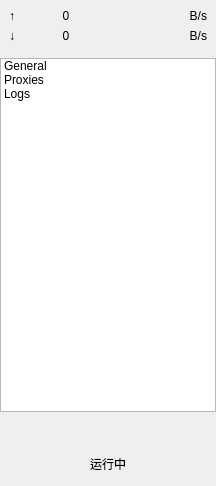
<?xml version="1.0" encoding="UTF-8"?>
<ui version="4.0">
 <class>ControlBar</class>
 <widget class="QWidget" name="ControlBar">
  <property name="geometry">
   <rect>
    <x>0</x>
    <y>0</y>
    <width>216</width>
    <height>486</height>
   </rect>
  </property>
  <property name="windowTitle">
   <string>Form</string>
  </property>
  <layout class="QVBoxLayout" name="verticalLayout">
   <property name="leftMargin">
    <number>0</number>
   </property>
   <property name="topMargin">
    <number>0</number>
   </property>
   <property name="rightMargin">
    <number>0</number>
   </property>
   <property name="bottomMargin">
    <number>0</number>
   </property>
   <item>
    <widget class="QWidget" name="gridWidget" native="true">
     <property name="sizePolicy">
      <sizepolicy hsizetype="Preferred" vsizetype="Fixed">
       <horstretch>0</horstretch>
       <verstretch>0</verstretch>
      </sizepolicy>
     </property>
     <layout class="QGridLayout" name="gridLayout">
      <item row="1" column="1">
       <widget class="QLabel" name="label_4">
        <property name="text">
         <string>0</string>
        </property>
        <property name="alignment">
         <set>Qt::AlignCenter</set>
        </property>
       </widget>
      </item>
      <item row="0" column="1">
       <widget class="QLabel" name="label_3">
        <property name="text">
         <string>0</string>
        </property>
        <property name="alignment">
         <set>Qt::AlignCenter</set>
        </property>
       </widget>
      </item>
      <item row="0" column="0">
       <widget class="QLabel" name="label">
        <property name="sizePolicy">
         <sizepolicy hsizetype="Fixed" vsizetype="Preferred">
          <horstretch>0</horstretch>
          <verstretch>0</verstretch>
         </sizepolicy>
        </property>
        <property name="text">
         <string>↑</string>
        </property>
       </widget>
      </item>
      <item row="1" column="0">
       <widget class="QLabel" name="label_2">
        <property name="sizePolicy">
         <sizepolicy hsizetype="Fixed" vsizetype="Preferred">
          <horstretch>0</horstretch>
          <verstretch>0</verstretch>
         </sizepolicy>
        </property>
        <property name="text">
         <string>↓</string>
        </property>
       </widget>
      </item>
      <item row="0" column="2">
       <widget class="QLabel" name="label_5">
        <property name="text">
         <string>B/s</string>
        </property>
        <property name="alignment">
         <set>Qt::AlignRight|Qt::AlignTrailing|Qt::AlignVCenter</set>
        </property>
       </widget>
      </item>
      <item row="1" column="2">
       <widget class="QLabel" name="label_6">
        <property name="text">
         <string>B/s</string>
        </property>
        <property name="alignment">
         <set>Qt::AlignRight|Qt::AlignTrailing|Qt::AlignVCenter</set>
        </property>
       </widget>
      </item>
     </layout>
    </widget>
   </item>
   <item>
    <widget class="QListWidget" name="listWidget">
     <property name="iconSize">
      <size>
       <width>24</width>
       <height>24</height>
      </size>
     </property>
     <property name="spacing">
      <number>2</number>
     </property>
     <item>
      <property name="text">
       <string>General</string>
      </property>
      <property name="icon">
       <iconset theme="menu-group-general"/>
      </property>
     </item>
     <item>
      <property name="text">
       <string>Proxies</string>
      </property>
      <property name="icon">
       <iconset theme="menu-group-proxies"/>
      </property>
     </item>
     <item>
      <property name="text">
       <string>Logs</string>
      </property>
      <property name="icon">
       <iconset theme="menu-group-log"/>
      </property>
     </item>
    </widget>
   </item>
   <item>
    <widget class="QWidget" name="widget" native="true">
     <property name="sizePolicy">
      <sizepolicy hsizetype="Preferred" vsizetype="Fixed">
       <horstretch>0</horstretch>
       <verstretch>0</verstretch>
      </sizepolicy>
     </property>
     <layout class="QVBoxLayout" name="verticalLayout_2">
      <item>
       <widget class="QLabel" name="kernelRunTime">
        <property name="font">
         <font>
          <pointsize>12</pointsize>
         </font>
        </property>
        <property name="text">
         <string/>
        </property>
        <property name="alignment">
         <set>Qt::AlignCenter</set>
        </property>
       </widget>
      </item>
      <item>
       <widget class="QPushButton" name="kernelStatus">
        <property name="focusPolicy">
         <enum>Qt::NoFocus</enum>
        </property>
        <property name="text">
         <string>运行中</string>
        </property>
        <property name="icon">
         <iconset theme="kernel-running"/>
        </property>
        <property name="flat">
         <bool>true</bool>
        </property>
       </widget>
      </item>
     </layout>
    </widget>
   </item>
  </layout>
 </widget>
 <resources/>
 <connections/>
</ui>
